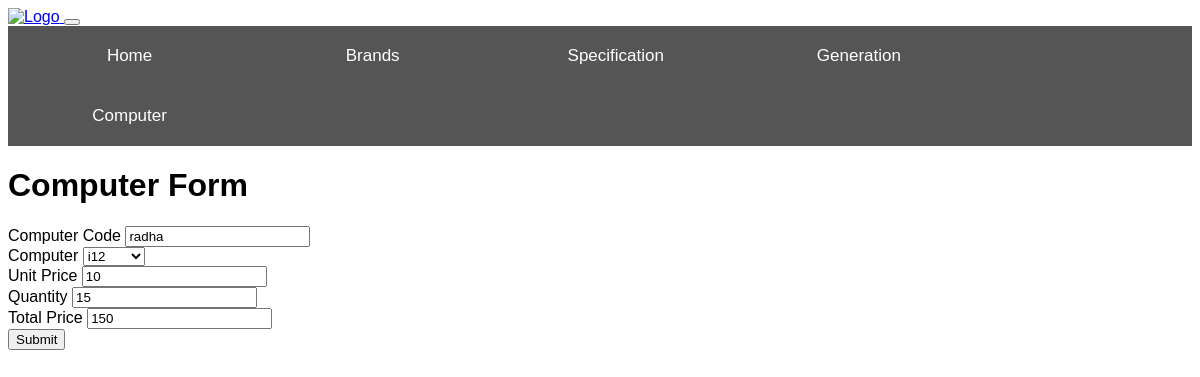
Screenshot of //update/8 with the database file from the repository.
### computer/models.py (models this page shows, shortened)
class Computer(models.Model):
    computer_code = models.CharField(max_length=50, unique=True)
    computer = models.ForeignKey(ComputerGeneration, on_delete=models.CASCADE,related_name='computer')
    quantity = models.PositiveIntegerField()
    unit_rate = models.PositiveIntegerField()
    total_price = models.PositiveIntegerField()

### computer/views.py (the view, shortened to what this page needs)
# urls.py: path('update/<int:pk>', views.UpdateComputerView.as_view(), name='update_computer'),
class UpdateComputerView(View):
    def get(self, request, pk):
        computer = get_object_or_404(Computer, pk=pk)
        form = ComputerForm(instance=computer)
        return render(request, 'update.html', {'form': form})

### computer/forms.py
class ComputerForm(forms.ModelForm):
    class Meta:
        model = Computer
        fields = '__all__'

### computer/models.py (called while the page is built)
    def __str__(self):
        return self.generation

### Templates/update.html (shortened to what this page needs)
<!DOCTYPE html>
<html lang="en">
<head>
</head>
<body>
  <div class="container-fluid">
    {% include 'navbar.html' %}
    <div class="container">
        <h1>Computer Form</h1>
  <form method="POST" action="" enctype="multipart/form-data">
    <div class="form-group">
      <label for="computer_code">Computer Code</label>
      {{ form.computer_code }}
    </div>
    <div class="form-group">
      <label for="computer">Computer</label>
      {{ form.computer }}
    </div>
    <div class="form-group">
      <label for="computer_unit">Unit Price</label>
      {{ form.quantity }}
    </div>
    <div class="form-group">
      <label for="computer_quantity">Quantity</label>
      {{ form.unit_rate }}
    </div>
    <div class="form-group">
    <label for="computer_code">Total Price</label>
    {{ form.total_price  }}
    </div>
    <button type="submit" class="btn btn-primary">Submit</button>
  </form>
    </div>
  </div>
</body>
</html>

### Templates/navbar.html (style rules this page uses)
body { font-family: Arial, Helvetica, sans-serif; }

### rows the page displays
Computer: computer_code "radha", computer "i12", quantity "10", unit_rate "15", total_price "150"
